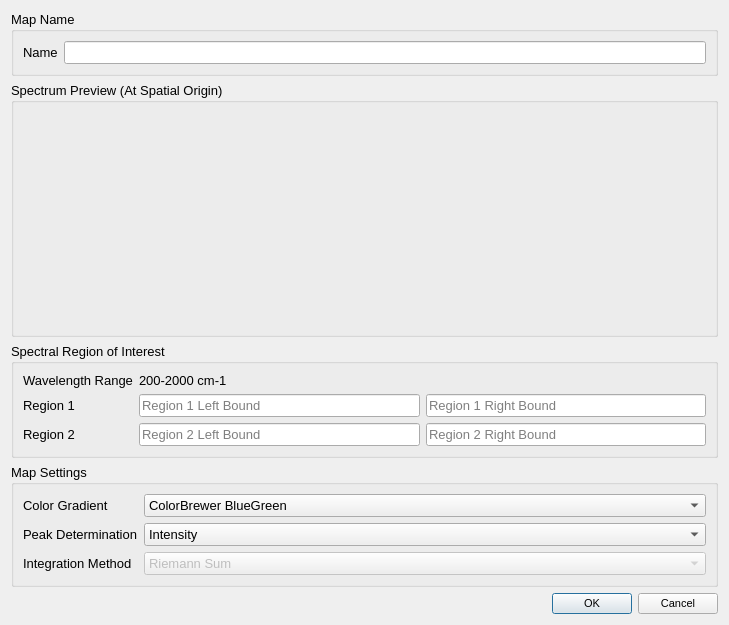
<?xml version="1.0" encoding="UTF-8"?>
<ui version="4.0">
 <class>BandRatioDialog</class>
 <widget class="QDialog" name="BandRatioDialog">
  <property name="geometry">
   <rect>
    <x>0</x>
    <y>0</y>
    <width>725</width>
    <height>625</height>
   </rect>
  </property>
  <property name="font">
   <font>
    <pointsize>10</pointsize>
   </font>
  </property>
  <property name="windowTitle">
   <string>Band Ratio Image</string>
  </property>
  <layout class="QVBoxLayout" name="verticalLayout_2">
   <item>
    <widget class="QGroupBox" name="groupBox_3">
     <property name="font">
      <font>
       <pointsize>10</pointsize>
      </font>
     </property>
     <property name="title">
      <string>Map Name</string>
     </property>
     <layout class="QFormLayout" name="formLayout_4">
      <property name="fieldGrowthPolicy">
       <enum>QFormLayout::AllNonFixedFieldsGrow</enum>
      </property>
      <item row="0" column="0">
       <widget class="QLabel" name="label_5">
        <property name="text">
         <string>Name</string>
        </property>
       </widget>
      </item>
      <item row="0" column="1">
       <widget class="QLineEdit" name="nameLineEdit"/>
      </item>
     </layout>
    </widget>
   </item>
   <item>
    <widget class="QGroupBox" name="groupBox_5">
     <property name="minimumSize">
      <size>
       <width>707</width>
       <height>209</height>
      </size>
     </property>
     <property name="baseSize">
      <size>
       <width>707</width>
       <height>209</height>
      </size>
     </property>
     <property name="font">
      <font>
       <pointsize>10</pointsize>
      </font>
     </property>
     <property name="title">
      <string>Spectrum Preview (At Spatial Origin)</string>
     </property>
     <layout class="QVBoxLayout" name="verticalLayout">
      <item>
       <widget class="QCustomPlot" name="spectrumPlot" native="true">
        <property name="minimumSize">
         <size>
          <width>600</width>
          <height>225</height>
         </size>
        </property>
       </widget>
      </item>
     </layout>
    </widget>
   </item>
   <item>
    <widget class="QGroupBox" name="groupBox">
     <property name="font">
      <font>
       <pointsize>10</pointsize>
      </font>
     </property>
     <property name="title">
      <string>Spectral Region of Interest</string>
     </property>
     <layout class="QFormLayout" name="formLayout">
      <item row="0" column="0">
       <widget class="QLabel" name="label_3">
        <property name="text">
         <string>Wavelength Range</string>
        </property>
       </widget>
      </item>
      <item row="0" column="1">
       <widget class="QLabel" name="rangeLabel">
        <property name="text">
         <string>200-2000 cm-1</string>
        </property>
       </widget>
      </item>
      <item row="1" column="0">
       <widget class="QLabel" name="label_4">
        <property name="text">
         <string>Region 1</string>
        </property>
       </widget>
      </item>
      <item row="1" column="1">
       <layout class="QHBoxLayout" name="horizontalLayout">
        <item>
         <widget class="QLineEdit" name="firstMinLineEdit">
          <property name="placeholderText">
           <string>Region 1 Left Bound</string>
          </property>
         </widget>
        </item>
        <item>
         <widget class="QLineEdit" name="firstMaxLineEdit">
          <property name="placeholderText">
           <string>Region 1 Right Bound</string>
          </property>
         </widget>
        </item>
       </layout>
      </item>
      <item row="2" column="0">
       <widget class="QLabel" name="label_2">
        <property name="text">
         <string>Region 2</string>
        </property>
       </widget>
      </item>
      <item row="2" column="1">
       <layout class="QHBoxLayout" name="horizontalLayout_2">
        <item>
         <widget class="QLineEdit" name="secondMinLineEdit">
          <property name="placeholderText">
           <string>Region 2 Left Bound</string>
          </property>
         </widget>
        </item>
        <item>
         <widget class="QLineEdit" name="secondMaxLineEdit">
          <property name="placeholderText">
           <string>Region 2 Right Bound</string>
          </property>
         </widget>
        </item>
       </layout>
      </item>
     </layout>
    </widget>
   </item>
   <item>
    <widget class="QGroupBox" name="formGroupBox_3">
     <property name="font">
      <font>
       <pointsize>10</pointsize>
      </font>
     </property>
     <property name="title">
      <string>Map Settings</string>
     </property>
     <layout class="QFormLayout" name="formLayout_3">
      <property name="fieldGrowthPolicy">
       <enum>QFormLayout::AllNonFixedFieldsGrow</enum>
      </property>
      <item row="0" column="1">
       <widget class="QComboBox" name="gradientComboBox">
        <property name="toolTip">
         <string>An asterix by the color scheme name indicates a divergent color scheme particularly suited for this kind of map.</string>
        </property>
        <property name="currentIndex">
         <number>0</number>
        </property>
        <item>
         <property name="text">
          <string>ColorBrewer BlueGreen</string>
         </property>
        </item>
        <item>
         <property name="text">
          <string>ColorBrewer BluePurple</string>
         </property>
        </item>
        <item>
         <property name="text">
          <string>ColorBrewer GreenBlue</string>
         </property>
        </item>
        <item>
         <property name="text">
          <string>ColorBrewer OrangeRed</string>
         </property>
        </item>
        <item>
         <property name="text">
          <string>ColorBrewer PurpleBlue</string>
         </property>
        </item>
        <item>
         <property name="text">
          <string>ColorBrewer PurpleBlueGreen</string>
         </property>
        </item>
        <item>
         <property name="text">
          <string>ColorBrewer PurpleRed</string>
         </property>
        </item>
        <item>
         <property name="text">
          <string>ColorBrewer RedPurple</string>
         </property>
        </item>
        <item>
         <property name="text">
          <string>ColorBrewer YellowGreen</string>
         </property>
        </item>
        <item>
         <property name="text">
          <string>ColorBrewer YellowGreenBlue</string>
         </property>
        </item>
        <item>
         <property name="text">
          <string>ColorBrewer YellowOrangeBrown</string>
         </property>
        </item>
        <item>
         <property name="text">
          <string>ColorBrewer YellowOrangeRed</string>
         </property>
        </item>
        <item>
         <property name="text">
          <string>ColorBrewer Blues</string>
         </property>
        </item>
        <item>
         <property name="text">
          <string>ColorBrewer Greens</string>
         </property>
        </item>
        <item>
         <property name="text">
          <string>ColorBrewer Oranges</string>
         </property>
        </item>
        <item>
         <property name="text">
          <string>ColorBrewer Purples</string>
         </property>
        </item>
        <item>
         <property name="text">
          <string>ColorBrewer Reds</string>
         </property>
        </item>
        <item>
         <property name="text">
          <string>ColorBrewer Grayscale</string>
         </property>
        </item>
        <item>
         <property name="text">
          <string>QCustomPlot Grayscale</string>
         </property>
        </item>
        <item>
         <property name="text">
          <string>QCustomPlot Night</string>
         </property>
        </item>
        <item>
         <property name="text">
          <string>QCustomPlot Candy</string>
         </property>
        </item>
        <item>
         <property name="text">
          <string>QCustomPlot Ion</string>
         </property>
        </item>
        <item>
         <property name="text">
          <string>QCustomPlot Thermal</string>
         </property>
        </item>
        <item>
         <property name="text">
          <string>↔ QCustomPlot Polar</string>
         </property>
        </item>
        <item>
         <property name="text">
          <string>↔ QCustomPlot Spectrum</string>
         </property>
        </item>
        <item>
         <property name="text">
          <string>QCustomPlot Jet</string>
         </property>
        </item>
        <item>
         <property name="text">
          <string>QCustomPlot Hues</string>
         </property>
        </item>
        <item>
         <property name="text">
          <string>QCustomPlot Hot</string>
         </property>
        </item>
        <item>
         <property name="text">
          <string>QCustomPlot Cold</string>
         </property>
        </item>
        <item>
         <property name="text">
          <string>↔ ColorBrewer BrownBlueGreen </string>
         </property>
        </item>
        <item>
         <property name="text">
          <string>↔ ColorBrewer PinkYellowGreen</string>
         </property>
        </item>
        <item>
         <property name="text">
          <string>↔ ColorBrewer PurpleGreen</string>
         </property>
        </item>
        <item>
         <property name="text">
          <string>↔ ColorBrewer PurpleOrange</string>
         </property>
        </item>
        <item>
         <property name="text">
          <string>↔ ColorBrewer RedBlue</string>
         </property>
        </item>
        <item>
         <property name="text">
          <string>↔ ColorBrewer RedGray</string>
         </property>
        </item>
        <item>
         <property name="text">
          <string>↔ ColorBrewer RedYellowBlue</string>
         </property>
        </item>
        <item>
         <property name="text">
          <string>↔ ColorBrewer RedYellowGreen</string>
         </property>
        </item>
        <item>
         <property name="text">
          <string>↔ ColorBrewer Spectral</string>
         </property>
        </item>
        <item>
         <property name="text">
          <string>↔ Vespucci Spectral</string>
         </property>
        </item>
       </widget>
      </item>
      <item row="1" column="0">
       <widget class="QLabel" name="label_7">
        <property name="text">
         <string>Peak Determination</string>
        </property>
       </widget>
      </item>
      <item row="1" column="1">
       <widget class="QComboBox" name="peakComboBox">
        <item>
         <property name="text">
          <string>Intensity</string>
         </property>
        </item>
        <item>
         <property name="text">
          <string>Area</string>
         </property>
        </item>
        <item>
         <property name="text">
          <string>Derivative</string>
         </property>
        </item>
        <item>
         <property name="text">
          <string>Bandwidth (FWHM)</string>
         </property>
        </item>
       </widget>
      </item>
      <item row="2" column="0">
       <widget class="QLabel" name="integrationLabel">
        <property name="text">
         <string>Integration Method</string>
        </property>
       </widget>
      </item>
      <item row="2" column="1">
       <widget class="QComboBox" name="integrationComboBox">
        <property name="enabled">
         <bool>false</bool>
        </property>
        <item>
         <property name="text">
          <string>Riemann Sum</string>
         </property>
        </item>
       </widget>
      </item>
      <item row="0" column="0">
       <widget class="QLabel" name="label_6">
        <property name="text">
         <string>Color Gradient</string>
        </property>
       </widget>
      </item>
     </layout>
    </widget>
   </item>
   <item>
    <widget class="QDialogButtonBox" name="buttonBox">
     <property name="font">
      <font>
       <pointsize>8</pointsize>
      </font>
     </property>
     <property name="orientation">
      <enum>Qt::Horizontal</enum>
     </property>
     <property name="standardButtons">
      <set>QDialogButtonBox::Cancel|QDialogButtonBox::Ok</set>
     </property>
    </widget>
   </item>
  </layout>
 </widget>
 <customwidgets>
  <customwidget>
   <class>QCustomPlot</class>
   <extends>QWidget</extends>
   <header>qcustomplot.h</header>
   <container>1</container>
  </customwidget>
 </customwidgets>
 <resources/>
 <connections>
  <connection>
   <sender>buttonBox</sender>
   <signal>accepted()</signal>
   <receiver>BandRatioDialog</receiver>
   <slot>accept()</slot>
   <hints>
    <hint type="sourcelabel">
     <x>248</x>
     <y>254</y>
    </hint>
    <hint type="destinationlabel">
     <x>157</x>
     <y>274</y>
    </hint>
   </hints>
  </connection>
  <connection>
   <sender>buttonBox</sender>
   <signal>rejected()</signal>
   <receiver>BandRatioDialog</receiver>
   <slot>reject()</slot>
   <hints>
    <hint type="sourcelabel">
     <x>316</x>
     <y>260</y>
    </hint>
    <hint type="destinationlabel">
     <x>286</x>
     <y>274</y>
    </hint>
   </hints>
  </connection>
 </connections>
</ui>
